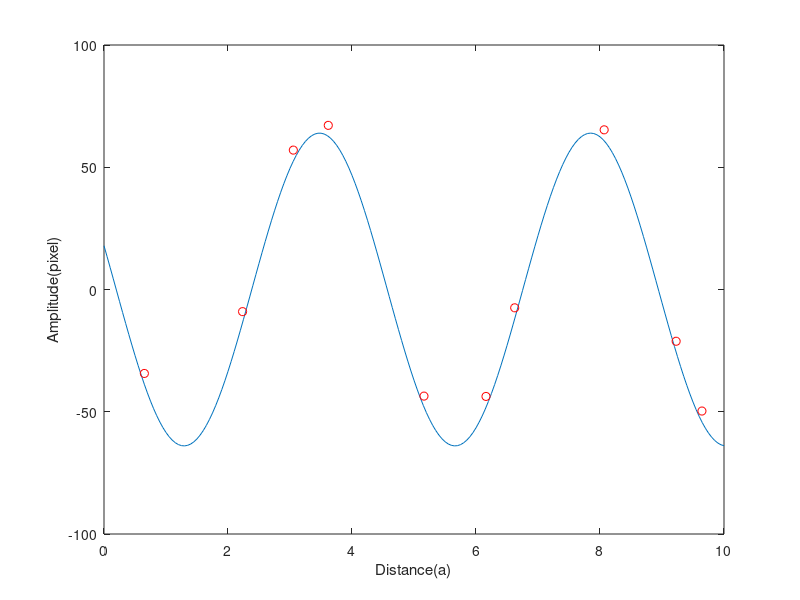

This chart was generated by the following MATLAB code:
n=[0.651006711	2.234899329	3.053691275	3.617449664	5.161073826	6.161073826	6.624161074	8.067114094	9.228187919	9.644295302];
p=[-47	40	15	-53	30	30	-50	16	40	-48];
a =[

   63.9667    0.1973    4.3719];

x = 0:0.05:10;
plot(x,a(1).*cos(2.*pi.*(-x+a(2))./a(3) - pi/2))
hold on
plot(n,a(1).*cos(2.*pi.*(-n+a(2))./a(3) - pi/2)+15*(rand()-0.5),'ro')

xlabel('Distance(a)')
ylabel('Amplitude(pixel)')




